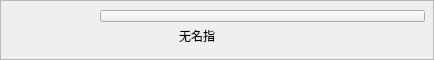
          <widget class="QFrame" name="frame_10">
           <property name="sizePolicy">
            <sizepolicy hsizetype="Preferred" vsizetype="Minimum">
             <horstretch>0</horstretch>
             <verstretch>0</verstretch>
            </sizepolicy>
           </property>
           <property name="minimumSize">
            <size>
             <width>0</width>
             <height>60</height>
            </size>
           </property>
           <property name="frameShape">
            <enum>QFrame::StyledPanel</enum>
           </property>
           <property name="frameShadow">
            <enum>QFrame::Raised</enum>
           </property>
           <widget class="QPushButton" name="button_third_swing_in">
            <property name="geometry">
             <rect>
              <x>100</x>
              <y>10</y>
              <width>325</width>
              <height>12</height>
             </rect>
            </property>
            <property name="styleSheet">
             <string notr="true">QPushButton{border-image:url(:/res/pic/slices/pic_background.png)}</string>
            </property>
            <property name="text">
             <string/>
            </property>
           </widget>
           <widget class="QPushButton" name="button_third_swing_out">
            <property name="geometry">
             <rect>
              <x>100</x>
              <y>10</y>
              <width>325</width>
              <height>12</height>
             </rect>
            </property>
            <property name="styleSheet">
             <string notr="true">QPushButton{border-image:url(:/res/pic/slices/pic_background.png)}</string>
            </property>
            <property name="text">
             <string/>
            </property>
           </widget>
           <widget class="QLabel" name="label_third_swing">
            <property name="geometry">
             <rect>
              <x>170</x>
              <y>20</y>
              <width>54</width>
              <height>31</height>
             </rect>
            </property>
            <property name="font">
             <font>
              <pointsize>9</pointsize>
             </font>
            </property>
            <property name="text">
             <string>无名指</string>
            </property>
            <property name="alignment">
             <set>Qt::AlignCenter</set>
            </property>
           </widget>
          </widget>
